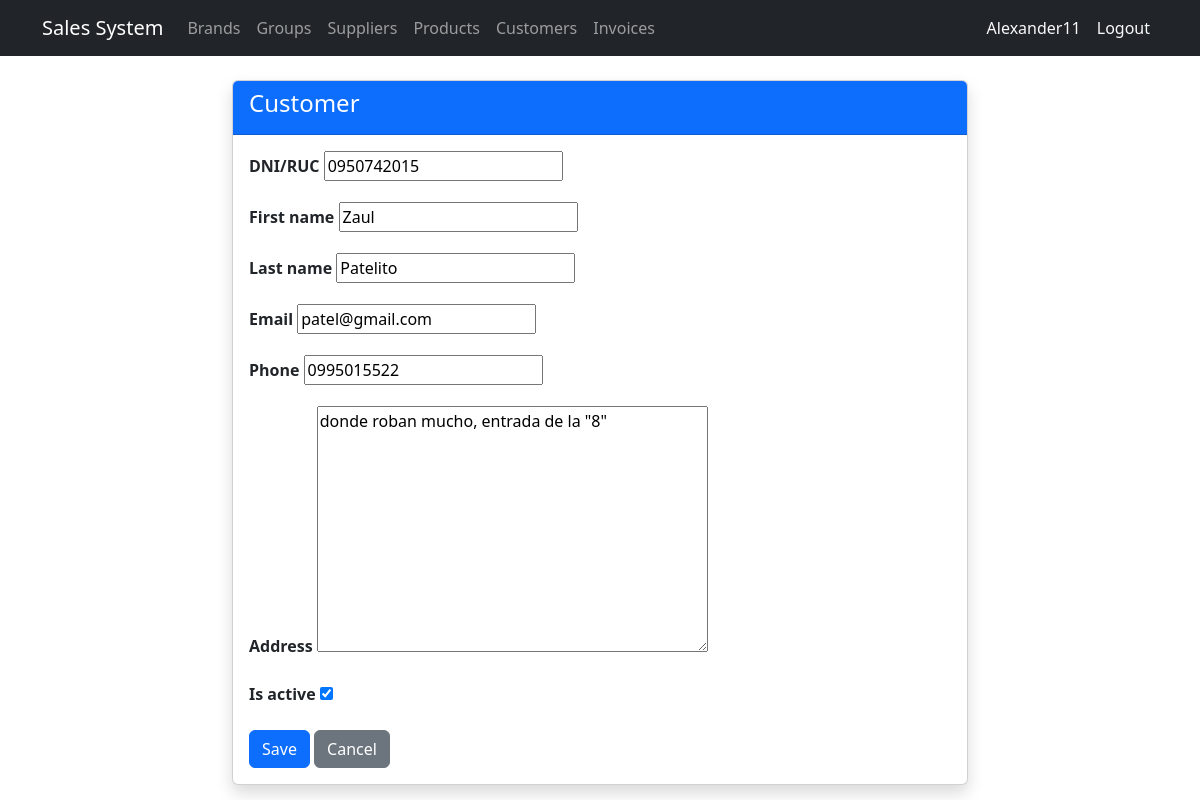
Screenshot of /customers/2/edit/ (signed in) with the database file from the repository.
### billing/models.py (models this page shows, shortened)
class Customer(models.Model):
    dni = models.CharField(max_length=13, unique=True, verbose_name='DNI/RUC' , validators=[validate_cedula_ec])
    first_name = models.CharField(max_length=100)
    last_name = models.CharField(max_length=100)
    email = models.EmailField(blank=True, null=True)
    phone = models.CharField(max_length=20, blank=True, null=True)
    address = models.TextField(blank=True, null=True)
    is_active = models.BooleanField(default=True)
    created_at = models.DateTimeField(auto_now_add=True)
    updated_at = models.DateTimeField(auto_now=True)
    class Meta:
        ordering = ['last_name', 'first_name']

### billing/views.py (the view)
# urls.py: path('customers/<int:pk>/edit/', views.CustomerUpdateView.as_view(), name='customer_update'),
class CustomerUpdateView(LoginRequiredMixin, UpdateView):
    model = Customer; fields = ['dni', 'first_name', 'last_name', 'email', 'phone', 'address', 'is_active']; template_name = 'billing/customer_form.html'; success_url = reverse_lazy('billing:customer_list')

### billing/templates/billing/customer_form.html (shortened to what this page needs)
{% extends 'billing/base.html' %}
{% block content %}
<div class="row justify-content-center">
  <div class="col-md-8">
    <div class="card shadow">
      <div class="card-header bg-primary text-white"><h4>Customer</h4></div>
      <div class="card-body">
        <form method="post">
          {% for field in form %}
          <div class="mb-3">
            <label class="form-label fw-bold">{{ field.label }}</label>
            {{ field }}
          </div>
          {% endfor %}
          <button type="submit" class="btn btn-primary">Save</button>
          <a href="{% url 'billing:customer_list' %}" class="btn btn-secondary">Cancel</a>
        </form>
      </div>
    </div>
  </div>
</div>
{% endblock %}

### billing/templates/billing/base.html (shortened to what this page needs)
<!DOCTYPE html>
<html lang="es">
<head>
  <link href="https://cdn.jsdelivr.net/npm/bootstrap@5.3.0/dist/css/bootstrap.min.css" rel="stylesheet">
</head>
<body>
<nav class="navbar navbar-expand-lg navbar-dark bg-dark">
  <div class="container">
    <a class="navbar-brand" href="{% url 'billing:home' %}">Sales System</a>
    <div class="collapse navbar-collapse" id="nav">
      <ul class="navbar-nav me-auto">
        {% if user.is_authenticated %}
        <li class="nav-item"><a class="nav-link" href="{% url 'billing:brand_list' %}">Brands</a></li>
        <li class="nav-item"><a class="nav-link" href="{% url 'billing:productgroup_list' %}">Groups</a></li>
        <li class="nav-item"><a class="nav-link" href="{% url 'billing:supplier_list' %}">Suppliers</a></li>
        <li class="nav-item"><a class="nav-link" href="{% url 'billing:product_list' %}">Products</a></li>
        <li class="nav-item"><a class="nav-link" href="{% url 'billing:customer_list' %}">Customers</a></li>
        <li class="nav-item"><a class="nav-link" href="{% url 'billing:invoice_list' %}">Invoices</a></li>
        {% endif %}
      </ul>
      <ul class="navbar-nav">
        {% if user.is_authenticated %}
        <li class="nav-item">
        <span class="nav-link text-light">{{ user.username }}</span>
        </li>
        <li class="nav-item">
        <form method="post" action="{% url 'logout' %}" class="d-inline">
          <button type="submit" class="nav-link btn btn-link text-light"
              style="text-decoration:none;">Logout</button>
        </form>
        </li>
        {% endif %}
      </ul>
    </div>
  </div>
</nav>
<div class="container mt-4">
  {% block content %}{% endblock %}
</div>
</body>
</html>

### rows the page displays
Customer: form "0950742015" "Zaul" "Patelito" "patel@gmail.com" "0995015522" "donde roban mucho, entrada de la \"8\"" "☑"

### other values shown
{{ user.username }} "Alexander11"
{{ field.label }} "DNI/RUC" "First name" "Last name" "Email" "Phone" "Address" "Is active"
